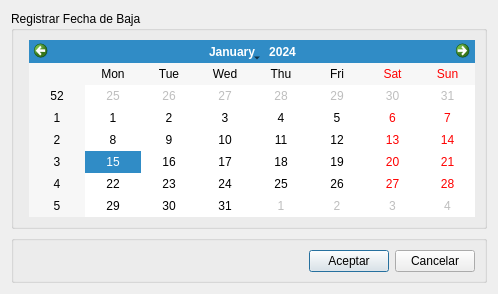
<?xml version="1.0" encoding="UTF-8"?>
<ui version="4.0">
 <class>DialogAsignarFechaBaja</class>
 <widget class="QDialog" name="DialogAsignarFechaBaja">
  <property name="geometry">
   <rect>
    <x>0</x>
    <y>0</y>
    <width>498</width>
    <height>294</height>
   </rect>
  </property>
  <property name="maximumSize">
   <size>
    <width>593</width>
    <height>300</height>
   </size>
  </property>
  <property name="windowTitle">
   <string>Asignar Fecha de Baja</string>
  </property>
  <property name="windowIcon">
   <iconset resource="../recursos.qrc">
    <normaloff>:/recursos/iconos/car/planificar-icon.png</normaloff>:/recursos/iconos/car/planificar-icon.png</iconset>
  </property>
  <layout class="QGridLayout" name="gridLayout_2">
   <item row="0" column="0">
    <widget class="QGroupBox" name="groupBox">
     <property name="title">
      <string>Registrar Fecha de Baja</string>
     </property>
     <layout class="QFormLayout" name="formLayout">
      <property name="fieldGrowthPolicy">
       <enum>QFormLayout::AllNonFixedFieldsGrow</enum>
      </property>
      <property name="labelAlignment">
       <set>Qt::AlignRight|Qt::AlignTrailing|Qt::AlignVCenter</set>
      </property>
      <item row="0" column="1">
       <widget class="QCalendarWidget" name="calendarWidgetRegistrarBaja"/>
      </item>
     </layout>
    </widget>
   </item>
   <item row="1" column="0">
    <widget class="QGroupBox" name="groupBoxButtonBox">
     <property name="title">
      <string/>
     </property>
     <layout class="QGridLayout" name="gridLayout">
      <property name="leftMargin">
       <number>9</number>
      </property>
      <property name="topMargin">
       <number>9</number>
      </property>
      <property name="rightMargin">
       <number>9</number>
      </property>
      <property name="bottomMargin">
       <number>8</number>
      </property>
      <item row="0" column="1">
       <widget class="QPushButton" name="pushButtonAceptar">
        <property name="text">
         <string>Aceptar</string>
        </property>
       </widget>
      </item>
      <item row="0" column="2">
       <widget class="QPushButton" name="pushButtonCancelar">
        <property name="text">
         <string>Cancelar</string>
        </property>
       </widget>
      </item>
      <item row="0" column="0">
       <spacer name="horizontalSpacer">
        <property name="orientation">
         <enum>Qt::Horizontal</enum>
        </property>
        <property name="sizeHint" stdset="0">
         <size>
          <width>40</width>
          <height>20</height>
         </size>
        </property>
       </spacer>
      </item>
     </layout>
    </widget>
   </item>
  </layout>
 </widget>
 <resources>
  <include location="../recursos.qrc"/>
 </resources>
 <connections/>
</ui>
